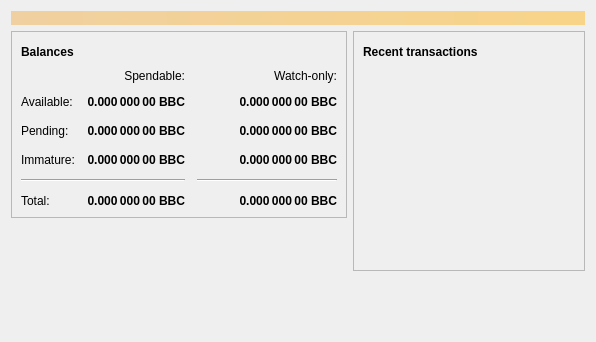
<?xml version="1.0" encoding="UTF-8"?>
<ui version="4.0">
 <class>OverviewPage</class>
 <widget class="QWidget" name="OverviewPage">
  <property name="geometry">
   <rect>
    <x>0</x>
    <y>0</y>
    <width>596</width>
    <height>342</height>
   </rect>
  </property>
  <property name="windowTitle">
   <string>Form</string>
  </property>
  <layout class="QVBoxLayout" name="topLayout">
   <item>
    <widget class="QLabel" name="labelAlerts">
     <property name="visible">
      <bool>false</bool>
     </property>
     <property name="styleSheet">
      <string notr="true">QLabel { background-color: qlineargradient(x1: 0, y1: 0, x2: 1, y2: 0, stop:0 #F0D0A0, stop:1 #F8D488); color:#000000; }</string>
     </property>
     <property name="wordWrap">
      <bool>true</bool>
     </property>
     <property name="margin">
      <number>3</number>
     </property>
     <property name="textInteractionFlags">
      <set>Qt::TextSelectableByMouse</set>
     </property>
    </widget>
   </item>
   <item>
    <layout class="QHBoxLayout" name="horizontalLayout" stretch="1,1">
     <item>
      <layout class="QVBoxLayout" name="verticalLayout_2">
       <item>
        <widget class="QFrame" name="frame">
         <property name="frameShape">
          <enum>QFrame::StyledPanel</enum>
         </property>
         <property name="frameShadow">
          <enum>QFrame::Raised</enum>
         </property>
         <layout class="QVBoxLayout" name="verticalLayout_4">
          <item>
           <layout class="QHBoxLayout" name="horizontalLayout_4">
            <item>
             <widget class="QLabel" name="label_5">
              <property name="font">
               <font>
                <weight>75</weight>
                <bold>true</bold>
               </font>
              </property>
              <property name="text">
               <string>Balances</string>
              </property>
             </widget>
            </item>
            <item>
             <widget class="QPushButton" name="labelWalletStatus">
              <property name="enabled">
               <bool>true</bool>
              </property>
              <property name="maximumSize">
               <size>
                <width>30</width>
                <height>16777215</height>
               </size>
              </property>
              <property name="toolTip">
               <string>The displayed information may be out of date. Your wallet automatically synchronizes with the Babycoin network after a connection is established, but this process has not completed yet.</string>
              </property>
              <property name="text">
               <string/>
              </property>
              <property name="icon">
               <iconset resource="../babycoin.qrc">
                <normaloff>:/icons/warning</normaloff>
                <disabledoff>:/icons/warning</disabledoff>:/icons/warning</iconset>
              </property>
              <property name="iconSize">
               <size>
                <width>24</width>
                <height>24</height>
               </size>
              </property>
              <property name="flat">
               <bool>true</bool>
              </property>
             </widget>
            </item>
            <item>
             <spacer name="horizontalSpacer_3">
              <property name="orientation">
               <enum>Qt::Horizontal</enum>
              </property>
              <property name="sizeHint" stdset="0">
               <size>
                <width>40</width>
                <height>20</height>
               </size>
              </property>
             </spacer>
            </item>
           </layout>
          </item>
          <item>
           <layout class="QGridLayout" name="gridLayout">
            <property name="spacing">
             <number>12</number>
            </property>
            <item row="2" column="2">
             <widget class="QLabel" name="labelWatchPending">
              <property name="font">
               <font>
                <weight>75</weight>
                <bold>true</bold>
               </font>
              </property>
              <property name="cursor">
               <cursorShape>IBeamCursor</cursorShape>
              </property>
              <property name="toolTip">
               <string>Unconfirmed transactions to watch-only addresses</string>
              </property>
              <property name="text">
               <string notr="true">0.000 000 00 BBC</string>
              </property>
              <property name="alignment">
               <set>Qt::AlignRight|Qt::AlignTrailing|Qt::AlignVCenter</set>
              </property>
              <property name="textInteractionFlags">
               <set>Qt::LinksAccessibleByMouse|Qt::TextSelectableByKeyboard|Qt::TextSelectableByMouse</set>
              </property>
             </widget>
            </item>
            <item row="2" column="1">
             <widget class="QLabel" name="labelUnconfirmed">
              <property name="font">
               <font>
                <weight>75</weight>
                <bold>true</bold>
               </font>
              </property>
              <property name="cursor">
               <cursorShape>IBeamCursor</cursorShape>
              </property>
              <property name="toolTip">
               <string>Total of transactions that have yet to be confirmed, and do not yet count toward the spendable balance</string>
              </property>
              <property name="text">
               <string notr="true">0.000 000 00 BBC</string>
              </property>
              <property name="alignment">
               <set>Qt::AlignRight|Qt::AlignTrailing|Qt::AlignVCenter</set>
              </property>
              <property name="textInteractionFlags">
               <set>Qt::LinksAccessibleByMouse|Qt::TextSelectableByKeyboard|Qt::TextSelectableByMouse</set>
              </property>
             </widget>
            </item>
            <item row="3" column="2">
             <widget class="QLabel" name="labelWatchImmature">
              <property name="font">
               <font>
                <weight>75</weight>
                <bold>true</bold>
               </font>
              </property>
              <property name="cursor">
               <cursorShape>IBeamCursor</cursorShape>
              </property>
              <property name="toolTip">
               <string>Mined balance in watch-only addresses that has not yet matured</string>
              </property>
              <property name="text">
               <string notr="true">0.000 000 00 BBC</string>
              </property>
              <property name="alignment">
               <set>Qt::AlignRight|Qt::AlignTrailing|Qt::AlignVCenter</set>
              </property>
              <property name="textInteractionFlags">
               <set>Qt::LinksAccessibleByMouse|Qt::TextSelectableByKeyboard|Qt::TextSelectableByMouse</set>
              </property>
             </widget>
            </item>
            <item row="4" column="0" colspan="2">
             <widget class="Line" name="line">
              <property name="orientation">
               <enum>Qt::Horizontal</enum>
              </property>
             </widget>
            </item>
            <item row="4" column="2">
             <widget class="Line" name="lineWatchBalance">
              <property name="sizePolicy">
               <sizepolicy hsizetype="Preferred" vsizetype="Fixed">
                <horstretch>0</horstretch>
                <verstretch>0</verstretch>
               </sizepolicy>
              </property>
              <property name="minimumSize">
               <size>
                <width>140</width>
                <height>0</height>
               </size>
              </property>
              <property name="orientation">
               <enum>Qt::Horizontal</enum>
              </property>
             </widget>
            </item>
            <item row="5" column="0">
             <widget class="QLabel" name="labelTotalText">
              <property name="text">
               <string>Total:</string>
              </property>
             </widget>
            </item>
            <item row="3" column="1">
             <widget class="QLabel" name="labelImmature">
              <property name="font">
               <font>
                <weight>75</weight>
                <bold>true</bold>
               </font>
              </property>
              <property name="cursor">
               <cursorShape>IBeamCursor</cursorShape>
              </property>
              <property name="toolTip">
               <string>Mined balance that has not yet matured</string>
              </property>
              <property name="text">
               <string notr="true">0.000 000 00 BBC</string>
              </property>
              <property name="alignment">
               <set>Qt::AlignRight|Qt::AlignTrailing|Qt::AlignVCenter</set>
              </property>
              <property name="textInteractionFlags">
               <set>Qt::LinksAccessibleByMouse|Qt::TextSelectableByKeyboard|Qt::TextSelectableByMouse</set>
              </property>
             </widget>
            </item>
            <item row="2" column="3">
             <spacer name="horizontalSpacer_2">
              <property name="orientation">
               <enum>Qt::Horizontal</enum>
              </property>
              <property name="sizeHint" stdset="0">
               <size>
                <width>40</width>
                <height>20</height>
               </size>
              </property>
             </spacer>
            </item>
            <item row="3" column="0">
             <widget class="QLabel" name="labelImmatureText">
              <property name="text">
               <string>Immature:</string>
              </property>
             </widget>
            </item>
            <item row="5" column="1">
             <widget class="QLabel" name="labelTotal">
              <property name="font">
               <font>
                <weight>75</weight>
                <bold>true</bold>
               </font>
              </property>
              <property name="cursor">
               <cursorShape>IBeamCursor</cursorShape>
              </property>
              <property name="toolTip">
               <string>Your current total balance</string>
              </property>
              <property name="text">
               <string notr="true">0.000 000 00 BBC</string>
              </property>
              <property name="alignment">
               <set>Qt::AlignRight|Qt::AlignTrailing|Qt::AlignVCenter</set>
              </property>
              <property name="textInteractionFlags">
               <set>Qt::LinksAccessibleByMouse|Qt::TextSelectableByKeyboard|Qt::TextSelectableByMouse</set>
              </property>
             </widget>
            </item>
            <item row="5" column="2">
             <widget class="QLabel" name="labelWatchTotal">
              <property name="font">
               <font>
                <weight>75</weight>
                <bold>true</bold>
               </font>
              </property>
              <property name="cursor">
               <cursorShape>IBeamCursor</cursorShape>
              </property>
              <property name="toolTip">
               <string>Current total balance in watch-only addresses</string>
              </property>
              <property name="text">
               <string notr="true">0.000 000 00 BBC</string>
              </property>
              <property name="alignment">
               <set>Qt::AlignRight|Qt::AlignTrailing|Qt::AlignVCenter</set>
              </property>
              <property name="textInteractionFlags">
               <set>Qt::LinksAccessibleByMouse|Qt::TextSelectableByKeyboard|Qt::TextSelectableByMouse</set>
              </property>
             </widget>
            </item>
            <item row="0" column="2">
             <widget class="QLabel" name="labelWatchonly">
              <property name="text">
               <string>Watch-only:</string>
              </property>
              <property name="alignment">
               <set>Qt::AlignRight|Qt::AlignTrailing|Qt::AlignVCenter</set>
              </property>
             </widget>
            </item>
            <item row="1" column="0">
             <widget class="QLabel" name="labelBalanceText">
              <property name="text">
               <string>Available:</string>
              </property>
             </widget>
            </item>
            <item row="1" column="1">
             <widget class="QLabel" name="labelBalance">
              <property name="font">
               <font>
                <weight>75</weight>
                <bold>true</bold>
               </font>
              </property>
              <property name="cursor">
               <cursorShape>IBeamCursor</cursorShape>
              </property>
              <property name="toolTip">
               <string>Your current spendable balance</string>
              </property>
              <property name="text">
               <string notr="true">0.000 000 00 BBC</string>
              </property>
              <property name="alignment">
               <set>Qt::AlignRight|Qt::AlignTrailing|Qt::AlignVCenter</set>
              </property>
              <property name="textInteractionFlags">
               <set>Qt::LinksAccessibleByMouse|Qt::TextSelectableByKeyboard|Qt::TextSelectableByMouse</set>
              </property>
             </widget>
            </item>
            <item row="1" column="2">
             <widget class="QLabel" name="labelWatchAvailable">
              <property name="font">
               <font>
                <weight>75</weight>
                <bold>true</bold>
               </font>
              </property>
              <property name="cursor">
               <cursorShape>IBeamCursor</cursorShape>
              </property>
              <property name="toolTip">
               <string>Your current balance in watch-only addresses</string>
              </property>
              <property name="text">
               <string notr="true">0.000 000 00 BBC</string>
              </property>
              <property name="alignment">
               <set>Qt::AlignRight|Qt::AlignTrailing|Qt::AlignVCenter</set>
              </property>
              <property name="textInteractionFlags">
               <set>Qt::LinksAccessibleByMouse|Qt::TextSelectableByKeyboard|Qt::TextSelectableByMouse</set>
              </property>
             </widget>
            </item>
            <item row="2" column="0">
             <widget class="QLabel" name="labelPendingText">
              <property name="text">
               <string>Pending:</string>
              </property>
             </widget>
            </item>
            <item row="0" column="1">
             <widget class="QLabel" name="labelSpendable">
              <property name="text">
               <string>Spendable:</string>
              </property>
              <property name="alignment">
               <set>Qt::AlignRight|Qt::AlignTrailing|Qt::AlignVCenter</set>
              </property>
             </widget>
            </item>
           </layout>
          </item>
         </layout>
        </widget>
       </item>
       <item>
        <spacer name="verticalSpacer">
         <property name="orientation">
          <enum>Qt::Vertical</enum>
         </property>
         <property name="sizeHint" stdset="0">
          <size>
           <width>20</width>
           <height>40</height>
          </size>
         </property>
        </spacer>
       </item>
      </layout>
     </item>
     <item>
      <layout class="QVBoxLayout" name="verticalLayout_3">
       <item>
        <widget class="QFrame" name="frame_2">
         <property name="frameShape">
          <enum>QFrame::StyledPanel</enum>
         </property>
         <property name="frameShadow">
          <enum>QFrame::Raised</enum>
         </property>
         <layout class="QVBoxLayout" name="verticalLayout">
          <item>
           <layout class="QHBoxLayout" name="horizontalLayout_2">
            <item>
             <widget class="QLabel" name="label_4">
              <property name="font">
               <font>
                <weight>75</weight>
                <bold>true</bold>
               </font>
              </property>
              <property name="text">
               <string>Recent transactions</string>
              </property>
             </widget>
            </item>
            <item>
             <widget class="QPushButton" name="labelTransactionsStatus">
              <property name="enabled">
               <bool>true</bool>
              </property>
              <property name="maximumSize">
               <size>
                <width>30</width>
                <height>16777215</height>
               </size>
              </property>
              <property name="toolTip">
               <string>The displayed information may be out of date. Your wallet automatically synchronizes with the Babycoin network after a connection is established, but this process has not completed yet.</string>
              </property>
              <property name="text">
               <string/>
              </property>
              <property name="icon">
               <iconset resource="../babycoin.qrc">
                <normaloff>:/icons/warning</normaloff>
                <disabledoff>:/icons/warning</disabledoff>:/icons/warning</iconset>
              </property>
              <property name="iconSize">
               <size>
                <width>24</width>
                <height>24</height>
               </size>
              </property>
              <property name="flat">
               <bool>true</bool>
              </property>
             </widget>
            </item>
            <item>
             <spacer name="horizontalSpacer">
              <property name="orientation">
               <enum>Qt::Horizontal</enum>
              </property>
              <property name="sizeHint" stdset="0">
               <size>
                <width>40</width>
                <height>20</height>
               </size>
              </property>
             </spacer>
            </item>
           </layout>
          </item>
          <item>
           <widget class="QListView" name="listTransactions">
            <property name="styleSheet">
             <string notr="true">QListView { background: transparent; }</string>
            </property>
            <property name="frameShape">
             <enum>QFrame::NoFrame</enum>
            </property>
            <property name="verticalScrollBarPolicy">
             <enum>Qt::ScrollBarAlwaysOff</enum>
            </property>
            <property name="horizontalScrollBarPolicy">
             <enum>Qt::ScrollBarAlwaysOff</enum>
            </property>
            <property name="selectionMode">
             <enum>QAbstractItemView::NoSelection</enum>
            </property>
           </widget>
          </item>
         </layout>
        </widget>
       </item>
       <item>
        <spacer name="verticalSpacer_2">
         <property name="orientation">
          <enum>Qt::Vertical</enum>
         </property>
         <property name="sizeHint" stdset="0">
          <size>
           <width>20</width>
           <height>40</height>
          </size>
         </property>
        </spacer>
       </item>
      </layout>
     </item>
    </layout>
   </item>
  </layout>
 </widget>
 <resources/>
 <connections/>
</ui>
